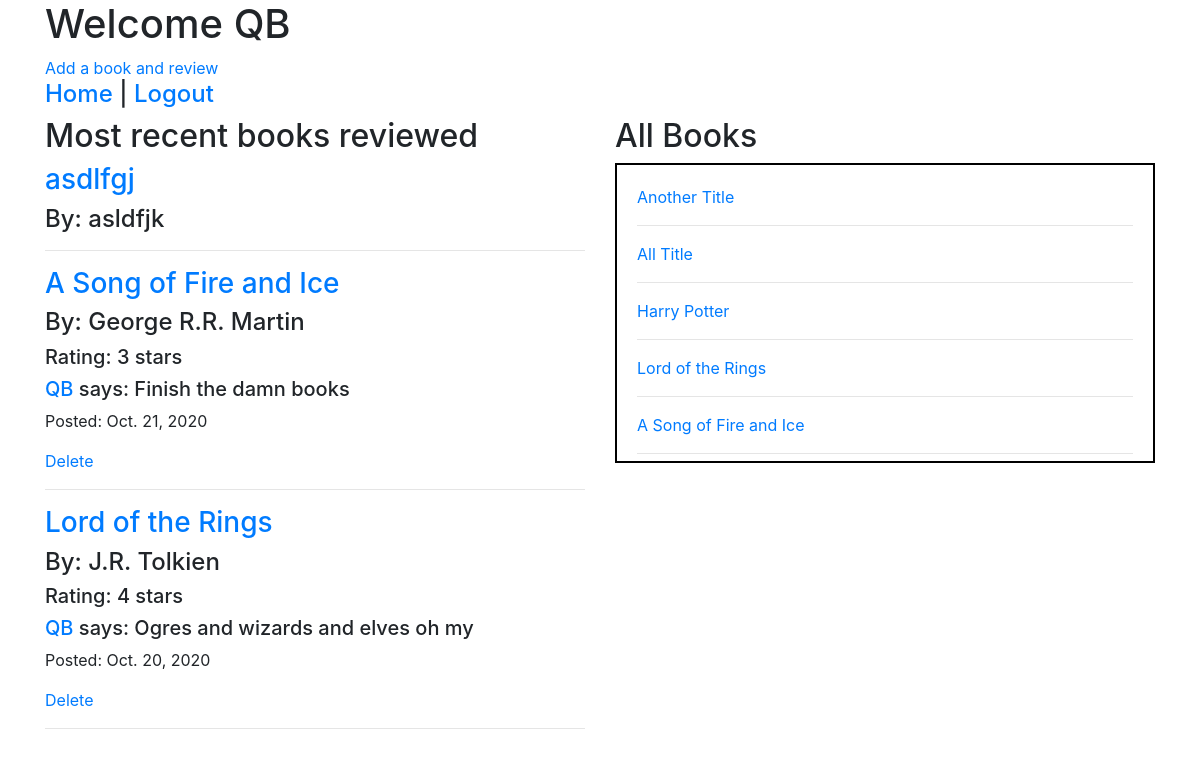
Page /books (signed in) on the committed database.
### DojoReadApp/models.py (models this page shows)
class User(models.Model):
    name = models.CharField(max_length=45)
    email = models.CharField(max_length=255)
    alias = models.CharField(max_length=45)
    password = models.CharField(max_length=255)
    created_at = models.DateTimeField(auto_now_add=True)
    updated_at = models.DateTimeField(auto_now=True)
    objects = UserManager()

class Book(models.Model):
    title = models.CharField(max_length=45)
    author = models.CharField(max_length=45)
    created_at = models.DateTimeField(auto_now_add=True)
    updated_at = models.DateTimeField(auto_now=True)
    objects = BookManager()

class Review(models.Model):
    content = models.TextField()
    rating = models.IntegerField()
    created_at = models.DateTimeField(auto_now_add=True)
    updated_at = models.DateTimeField(auto_now=True)
    reviewer = models.ForeignKey(User, related_name="reviews", on_delete=models.CASCADE)
    bookReviewed= models.ForeignKey(Book, related_name="reviews", on_delete=models.CASCADE)
    objects = ReviewManager()

### DojoReadApp/views.py (the view)
# urls.py: path('books', views.books),
def books(request):
    if 'userid' not in request.session:
        return redirect("/")
    else:
        context = {
            "loggedin": User.objects.get(id=request.session['userid']),
            "topBooks": Book.objects.all().order_by("-created_at")[:3],
            "allBooks": Book.objects.all()
        }
        return render(request, "books.html", context)

### DojoReadApp/templates/books.html (shortened to what this page needs)
<!DOCTYPE html>
<html lang="en">
<head>
    <link rel="stylesheet" href="https://cdn.jsdelivr.net/npm/bootstrap@4.5.3/dist/css/bootstrap.min.css">
    {% load static %}
    <link rel="stylesheet" href="{% static 'style.css' %}">
</head>
<body>
    <div class="container">
        <h1>Welcome {{ loggedin.alias }}</h1>
        <a href="/books/add">Add a book and review</a>
        <h4><a href="/books">Home</a> | <a href="/logout">Logout</a></h4>
        <div class="row">
            <div  class="col-sm-6">
                <h2>Most recent books reviewed</h2>
                {% for x in topBooks %}
                <h3><a href="/books/{{x.id}}">{{ x.title }}</a></h3>
                <h4>By: {{ x.author }}</h4>
                {% if x.reviews.last != None %}
                    <h5>Rating: {{ x.reviews.last.rating }} stars</h5>
                    <h5><a href="/users/{{x.reviews.last.reviewer.id}}">{{ x.reviews.last.reviewer.alias }}</a> says: {{ x.reviews.last.content }}</h5>
                    <p>Posted: {{ x.reviews.last.created_at.date }}</p>
                    {% if x.reviews.last.reviewer.id == request.session.userid %}
                    <a href="/books/delete/{{x.reviews.last.id}}">Delete</a>
                    {% endif %}
                {% endif %}
                <hr>
                {% endfor %}
            </div>
            <div class="col-sm-6">
                <h2>All Books</h2>
                <div class="allBooks">
                    {% for y in allBooks %}
                        <p><a href="/books/{{y.id}}">{{ y.title }}</a></p>
                        <hr>
                    {% endfor %}
                </div>
            </div>
        </div>
    </div>
</body>
</html>

### DojoReadApp/static/style.css (style rules this page uses)
.allBooks { border: 2px solid black; padding: 20px; height: 300px; overflow-y: scroll; }

### rows in the picture
User: alias "QB"
Book: title "asdlfgj", author "asldfjk"
Book: title "A Song of Fire and Ice", author "George R.R. Martin", reviews.last.rating "3", reviews.last.reviewer.alias "QB", reviews.last.content "Finish the damn books", reviews.last.created_at "Oct. 21, 2020"
Book: title "Lord of the Rings", author "J.R. Tolkien", reviews.last.rating "4", reviews.last.reviewer.alias "QB", reviews.last.content "Ogres and wizards and elves oh my", reviews.last.created_at "Oct. 20, 2020"
Book: title "Another Title"
Book: title "All Title"
Book: title "Harry Potter"
